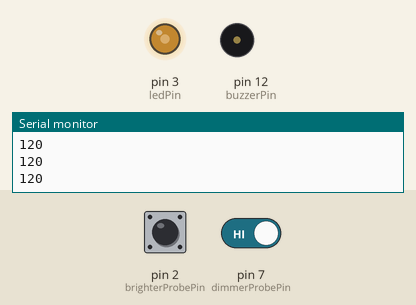
This sketch was run on a simulated Arduino Uno, built with avr-gcc and run on an emulated ATmega328P. Shown: output pins drawn as LEDs (lit = HIGH), buzzer (waves = sounding, pin HIGH), the last lines printed to the serial monitor. The test bench sets the inputs (shaded band); at power-on: pin 7 (dimmerProbePin) HIGH, pin 2 (brighterProbePin) HIGH.

Above: at 1.4 s.
1.5 s: pin 7 (dimmerProbePin) driven LOW
At 2.9 s:
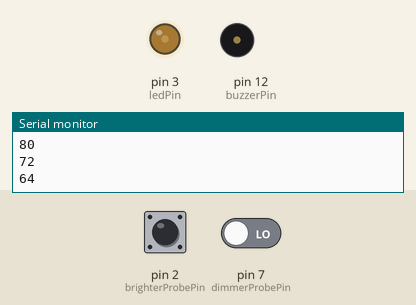
4.5 s: pin 2 (brighterProbePin) pulled LOW for 3.2 s
At 6.1 s:
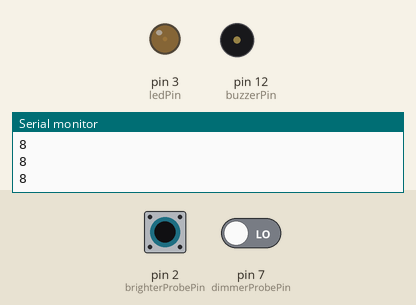
10.3 s: pin 7 (dimmerProbePin) driven HIGH
11.8 s: pin 2 (brighterProbePin) pulled LOW for 0.25 s
At 12.9 s:
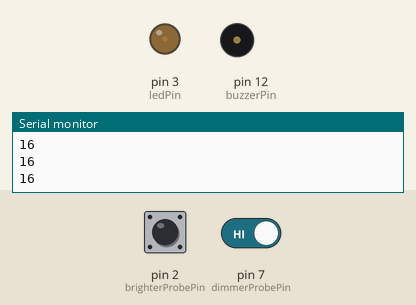
13.5 s: pin 2 (brighterProbePin) pulled LOW for 3.2 s
At 17.7 s:
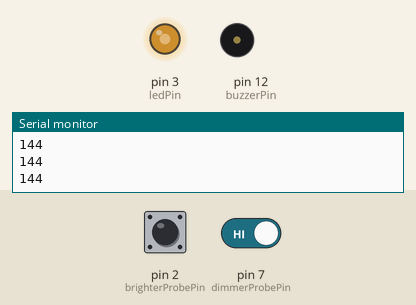
18.2 s: pin 2 (brighterProbePin) pulled LOW for 3.2 s
At 22.8 s:
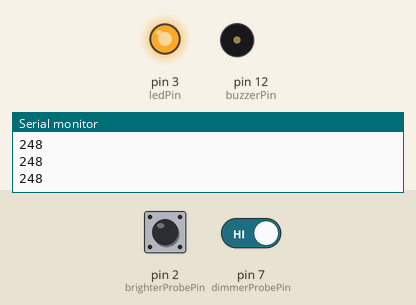
Timing chart, 0 to 23.9 s (numbered marks = the images above; inputs shaded):
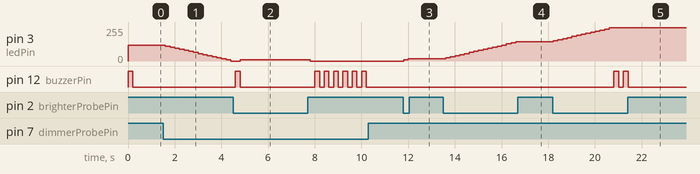

Measured:
- after the input at 1.5 s, pin 3 (ledPin): moves from 120/255 to 0/255 over 2.8 s, starting after 0.10 s
- after the input at 4.5 s, pin 3 (ledPin): 0/255 → 8/255 after 0.30 s, → 0/255 3.0 s later
- after the input at 10.3 s, pin 12 (buzzerPin): stops changing and stays LOW
- after the input at 11.8 s, pin 3 (ledPin): 0/255 → 8/255 at once, → 16/255 0.20 s later
- after the input at 13.5 s, pin 3 (ledPin): moves from 16/255 to 144/255 over 3.0 s, starting after 0.11 s
- after the input at 18.2 s, pin 3 (ledPin): moves from 144/255 to 248/255 over 2.4 s, starting at once; pin 12 (buzzerPin): alternates HIGH for 0.20 s and LOW for 0.20 s, 4 changes in all, then stays LOW, starting after 2.6 s

The sketch:

homework29_led_dimmer.ino
```cpp
/**
 * https://www.youtube.com/watch?v=XWL6Ydsmi0s
 * Two push buttons, one to increase brightness of LED, the other to decrease
 * If reaching the end of either, buzzer goes off
 */
#define UP 1
#define DOWN 0

const int dimmerProbePin = 7;
const int brighterProbePin = 2;
const int baud = 9600;
const int delayTime = 200;
const int ledPin = 3;
bool lastRead = UP; // button is naturally not pushed
int ledState = 120;
const int delta = 8;
const int buzzerPin = 12;

void setup() {
  pinMode(dimmerProbePin, INPUT);
  pinMode(brighterProbePin, INPUT);
  pinMode(ledPin, OUTPUT);
  pinMode(buzzerPin, OUTPUT);
  analogWrite(ledPin, ledState);
  beep();
  Serial.begin(baud);
}

void loop() {
  if(digitalRead(dimmerProbePin)==DOWN){
    changeLed(-delta);
  }
  if(digitalRead(brighterProbePin)==DOWN){
    changeLed(delta);
  }
  Serial.println(ledState);
  delay(delayTime);
}

void beep() {
  digitalWrite(buzzerPin, HIGH);
  delay(delayTime);
  digitalWrite(buzzerPin, LOW);
}

void changeLed(int change){
  int newState = ledState + change;
  if(newState<255 && newState >=0){
    analogWrite(ledPin, newState);
    ledState = newState;
  }else{
    beep();
    Serial.println("out of bound");
  }
}
```
